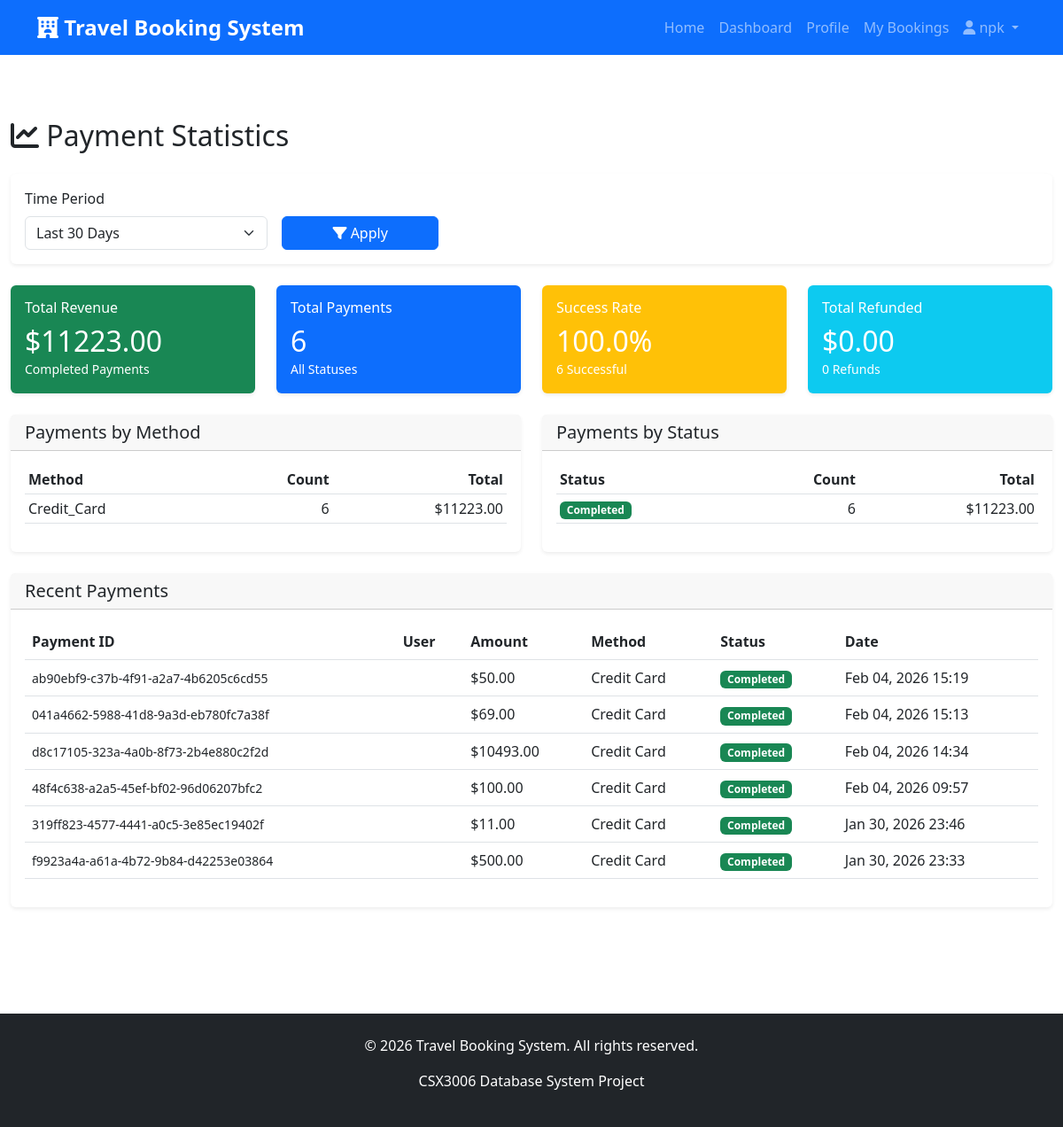
Page /payments/statistics/ (signed in) on the earlier database version.
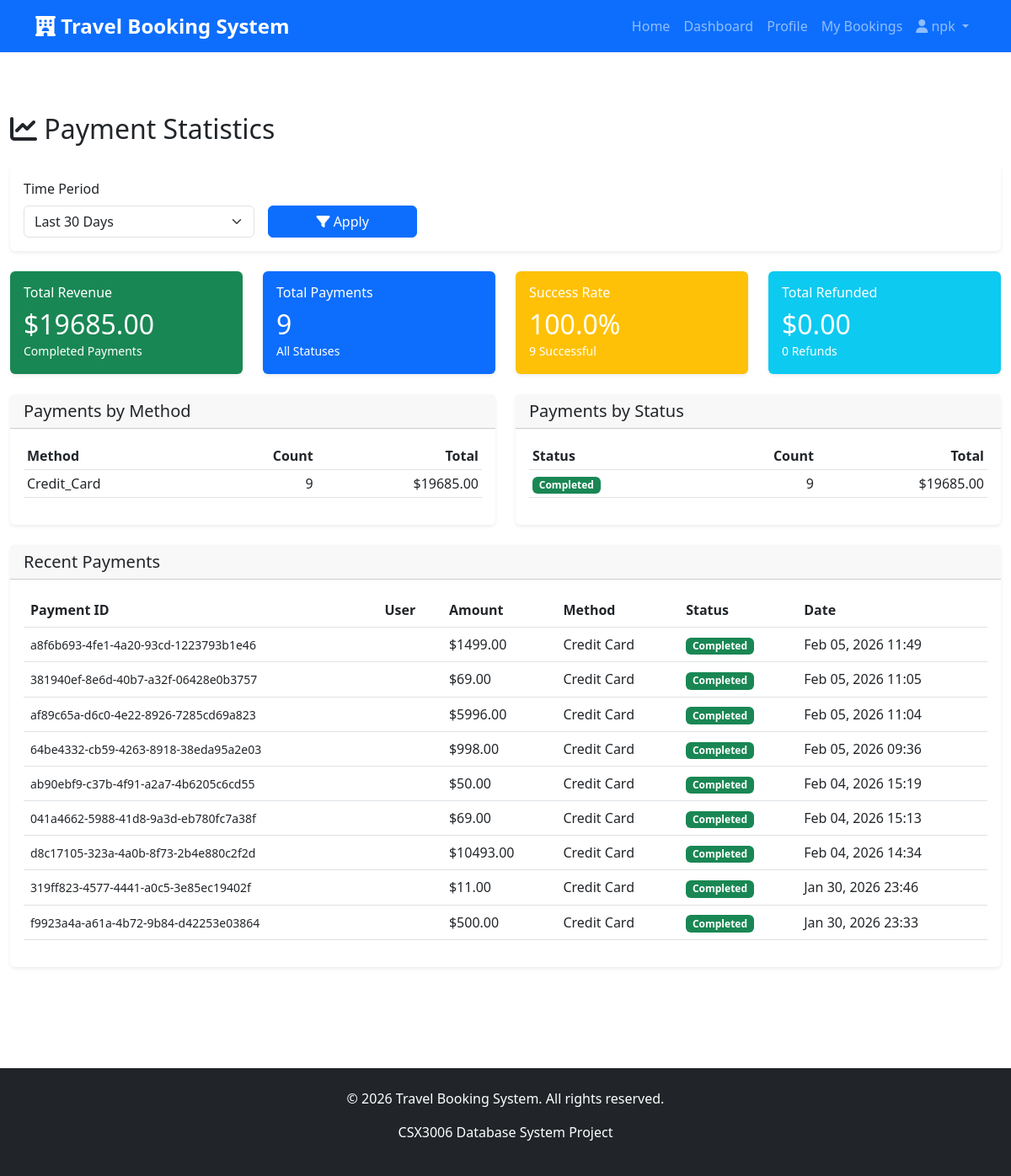
Same page on the later database version.
### payments/models.py (models this page shows, shortened)
class Payment(models.Model):
    PAYMENT_METHOD_CHOICES = [
        ('credit_card', 'Credit Card'),
        ('debit_card', 'Debit Card'),
        ('bank_transfer', 'Bank Transfer'),
        ('paypal', 'PayPal'),
        ('cash', 'Cash'),
    ]
    STATUS_CHOICES = [
        ('pending', 'Pending'),
        ('completed', 'Completed'),
        ('failed', 'Failed'),
        ('refunded', 'Refunded'),
    ]
    CARD_TYPE_CHOICES = [
        ('visa', 'Visa'),
        ('mastercard', 'Mastercard'),
        ('amex', 'American Express'),
        ('discover', 'Discover'),
        ('other', 'Other'),
    ]
    payment_id = models.UUIDField(default=uuid.uuid4, unique=True, editable=False)
    booking = models.OneToOneField(Booking, on_delete=models.CASCADE, related_name='payment')
    user = models.ForeignKey(settings.AUTH_USER_MODEL, on_delete=models.CASCADE, related_name='payments')
    amount = models.DecimalField(max_digits=10, decimal_places=2)
    payment_method = models.CharField(max_length=20, choices=PAYMENT_METHOD_CHOICES)
    status = models.CharField(max_length=20, choices=STATUS_CHOICES, default='pending')
    transaction_id = models.CharField(max_length=100, unique=True, blank=True, null=True)
    card_type = models.CharField(max_length=20, choices=CARD_TYPE_CHOICES, blank=True, null=True)
    card_last_four = models.CharField(max_length=4, blank=True, null=True)
    card_holder_name = models.CharField(max_length=100, blank=True, null=True)
    bank_name = models.CharField(max_length=100, blank=True, null=True)
    account_number = models.CharField(max_length=50, blank=True, null=True)
    paypal_email = models.EmailField(blank=True, null=True)
    payment_date = models.DateTimeField(null=True, blank=True)
    created_at = models.DateTimeField(auto_now_add=True)
    updated_at = models.DateTimeField(auto_now=True)
    notes = models.TextField(blank=True, null=True)
    failure_reason = models.TextField(blank=True, null=True)
    class Meta:
        ordering = ['-created_at']
        indexes = [
            models.Index(fields=['-created_at']),
            models.Index(fields=['status']),
            models.Index(fields=['payment_method']),
        ]

### payments/views.py (the view)
# urls.py: path('statistics/', views.payment_statistics, name='statistics'),
@login_required
@admin_required
def payment_statistics(request):
    days = int(request.GET.get('days', 30))
    start_date = timezone.now() - timedelta(days=days)
    payments = Payment.objects.filter(created_at__gte=start_date)
    total_revenue = payments.filter(status='completed').aggregate(
        total=Sum('amount'))['total'] or 0
    total_refunded = payments.filter(status='refunded').aggregate(
        total=Sum('amount'))['total'] or 0
    payment_count = payments.count()
    completed_count = payments.filter(status='completed').count()
    failed_count = payments.filter(status='failed').count()
    refunded_count = payments.filter(status='refunded').count()
    success_rate = (completed_count / payment_count * 100) if payment_count > 0 else 0
    by_method = payments.values('payment_method').annotate(
        count=Count('id'),
        total=Sum('amount')
    ).order_by('-total')
    by_status = payments.values('status').annotate(
        count=Count('id'),
        total=Sum('amount')
    )
    recent_payments = Payment.objects.select_related('booking', 'user').order_by('-created_at')[:10]
    context = {
        'days': days,
        'total_revenue': total_revenue,
        'total_refunded': total_refunded,
        'payment_count': payment_count,
        'completed_count': completed_count,
        'failed_count': failed_count,
        'refunded_count': refunded_count,
        'success_rate': round(success_rate, 2),
        'by_method': by_method,
        'by_status': by_status,
        'recent_payments': recent_payments,
    }
    return render(request, 'payments/statistics.html', context)

### templates/payments/statistics.html (shortened to what the changed rows need)
{% extends 'base.html' %}
{% block content %}
<div class="container-fluid my-5">
    <h2 class="mb-4"><i class="fas fa-chart-line"></i> Payment Statistics</h2>
    <div class="row mb-4">
        <div class="col-md-3">
            <div class="card text-white bg-success">
                <div class="card-body">
                    <h6 class="card-title">Total Revenue</h6>
                    <h2 class="mb-0">${{ total_revenue|floatformat:2 }}</h2>
                    <small>Completed Payments</small>
                </div>
            </div>
        </div>
        <div class="col-md-3">
            <div class="card text-white bg-primary">
                <div class="card-body">
                    <h6 class="card-title">Total Payments</h6>
                    <h2 class="mb-0">{{ payment_count }}</h2>
                    <small>All Statuses</small>
                </div>
            </div>
        </div>
        <div class="col-md-3">
            <div class="card text-white bg-warning">
                <div class="card-body">
                    <h6 class="card-title">Success Rate</h6>
                    <h2 class="mb-0">{{ success_rate }}%</h2>
                    <small>{{ completed_count }} Successful</small>
                </div>
            </div>
        </div>
        <div class="col-md-3">
            <div class="card text-white bg-info">
                <div class="card-body">
                    <h2 class="mb-0">${{ total_refunded|floatformat:2 }}</h2>
                </div>
            </div>
        </div>
    </div>
    <div class="row mb-4">
        <div class="col-md-6">
            <div class="card">
                <div class="card-body">
                    <div class="table-responsive">
                        <table class="table table-sm">
                            <thead>
                                <tr>
                                    <th>Method</th>
                                    <th class="text-end">Count</th>
                                    <th class="text-end">Total</th>
                                </tr>
                            </thead>
                            <tbody>
                                {% for item in by_method %}
                                    <tr>
                                        <td>{{ item.payment_method|title }}</td>
                                        <td class="text-end">{{ item.count }}</td>
                                        <td class="text-end">${{ item.total|floatformat:2 }}</td>
                                    </tr>
                                {% endfor %}
                            </tbody>
                        </table>
                    </div>
                </div>
            </div>
        </div>
        <div class="col-md-6">
            <div class="card">
                <div class="card-body">
                    <div class="table-responsive">
                        <table class="table table-sm">
                            <thead>
                                <tr>
                                    <th>Status</th>
                                    <th class="text-end">Count</th>
                                    <th class="text-end">Total</th>
                                </tr>
                            </thead>
                            <tbody>
                                {% for item in by_status %}
                                    <tr>
                                        <td>
                                            {% if item.status == 'completed' %}
                                                <span class="badge bg-success">{{ item.status|title }}</span>
                                            {% elif item.status == 'pending' %}
                                                <span class="badge bg-warning">{{ item.status|title }}</span>
                                            {% elif item.status == 'failed' %}
                                                <span class="badge bg-danger">{{ item.status|title }}</span>
                                            {% else %}
                                                <span class="badge bg-info">{{ item.status|title }}</span>
                                            {% endif %}
                                        </td>
                                        <td class="text-end">{{ item.count }}</td>
                                        <td class="text-end">${{ item.total|floatformat:2 }}</td>
                                    </tr>
                                {% endfor %}
                            </tbody>
                        </table>
                    </div>
                </div>
            </div>
        </div>
    </div>
    <div class="card">
        <div class="card-body">
            <div class="table-responsive">
                <table class="table table-hover">
                    <thead>
                        <tr>
                            <th>Payment ID</th>
                            <th>User</th>
                            <th>Amount</th>
                            <th>Method</th>
                            <th>Status</th>
                            <th>Date</th>
                        </tr>
                    </thead>
                    <tbody>
                        {% for payment in recent_payments %}
                            <tr>
                                <td><small>{{ payment.payment_id }}</small></td>
                                <td>{{ payment.user.get_full_name }}</td>
                                <td>${{ payment.amount }}</td>
                                <td>{{ payment.get_payment_method_display }}</td>
                                <td>
                                    {% if payment.status == 'completed' %}
                                        <span class="badge bg-success">Completed</span>
                                    {% elif payment.status == 'pending' %}
                                        <span class="badge bg-warning">Pending</span>
                                    {% elif payment.status == 'failed' %}
                                        <span class="badge bg-danger">Failed</span>
                                    {% else %}
                                        <span class="badge bg-info">Refunded</span>
                                    {% endif %}
                                </td>
                                <td>{{ payment.created_at|date:"M d, Y H:i" }}</td>
                            </tr>
                        {% endfor %}
                    </tbody>
                </table>
            </div>
        </div>
    </div>
</div>
{% endblock %}

Differences in the rows shown:
removed Payment: payment_id "48f4c638-a2a5-45ef-bf02-96d06207bfc2", amount "100.00", payment_method "Credit Card", status "Completed", created_at "Feb 04, 2026 09:57"
added Payment: payment_id "a8f6b693-4fe1-4a20-93cd-1223793b1e46", amount "1499.00", payment_method "Credit Card", status "Completed", created_at "Feb 05, 2026 11:49"
added Payment: payment_id "381940ef-8e6d-40b7-a32f-06428e0b3757", amount "69.00", payment_method "Credit Card", status "Completed", created_at "Feb 05, 2026 11:05"
added Payment: payment_id "af89c65a-d6c0-4e22-8926-7285cd69a823", amount "5996.00", payment_method "Credit Card", status "Completed", created_at "Feb 05, 2026 11:04"
added Payment: payment_id "64be4332-cb59-4263-8918-38eda95a2e03", amount "998.00", payment_method "Credit Card", status "Completed", created_at "Feb 05, 2026 09:36"
Other differences:
{{ total_revenue|floatformat:2 }}: "11223.00" → "19685.00"
{{ payment_count }}: "6" → "9"
{{ completed_count }}: "6" → "9"
new list line: "Credit_Card 9 $ 19685.00"
new list line: "Completed 9 $ 19685.00"
list line gone: "Credit_Card 6 $ 11223.00"
list line gone: "Completed 6 $ 11223.00"
